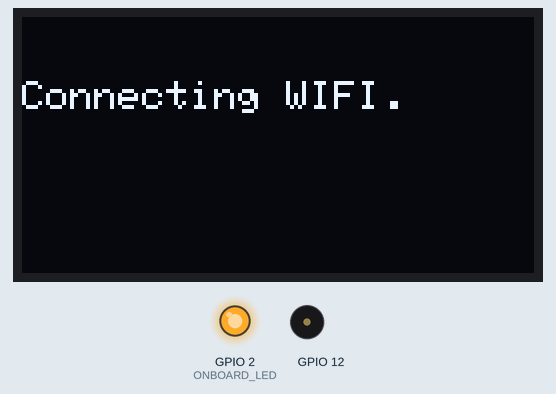
Recording of a sketch running on a simulated ESP32. Shown: 128×64 one-colour display, output pins drawn as LEDs (lit = HIGH), buzzer (waves = sounding). WiFi joins after 1.5 s; servers stay silent unless stated; the display library's start-up logo is not drawn; network time is answered at once with the bench clock; uploads are accepted with an empty reply; the local clock reads 2024-03-15 10:24:30 at power-on unless the sketch sets it; what the sketch prints to the serial monitor is not drawn.

Above: at 2.7 s.
At 3.8 s:
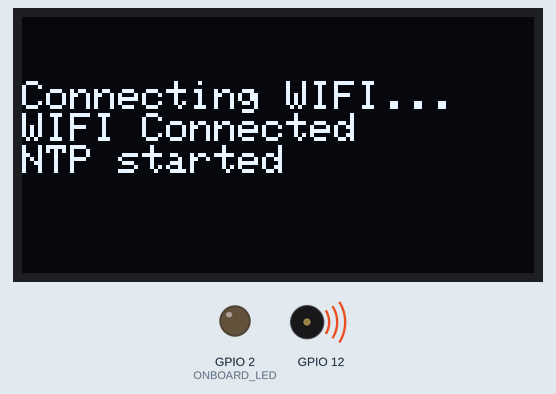
At 7.19 s:
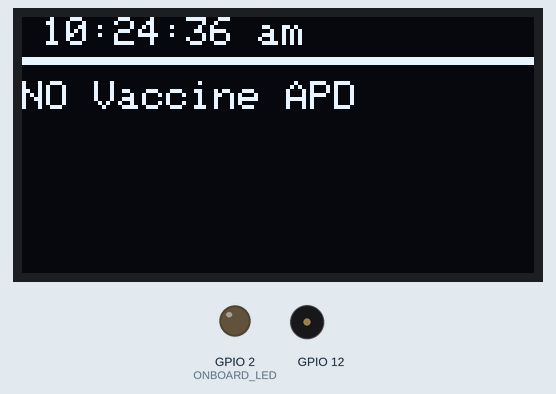
At 36.9 s:
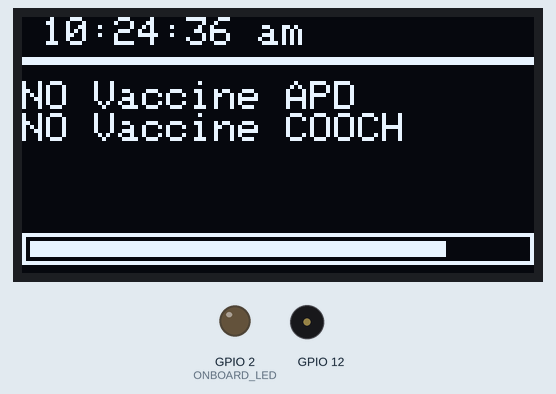
Timing chart, 0 to 38.4 s (numbered marks = the images above):
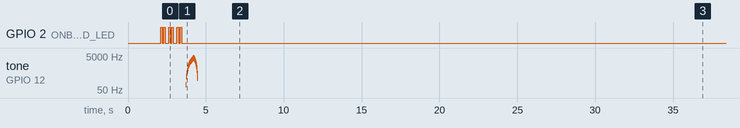

The sketch:

esp_sketch.ino
```cpp
#include <SPI.h>
#include <Wire.h>
#include <Adafruit_GFX.h>
#include <Adafruit_SSD1306.h>
#include <HTTPClient.h>
#include <WiFiUdp.h>
#include <NTPClient.h>
#include <Fonts/FreeSansBold12pt7b.h>
#include <Fonts/FreeMono9pt7b.h>
#include <Fonts/FreeSans12pt7b.h>
#include <Fonts/FreeSans24pt7b.h>
#include "Lato_Heavy_26.h"
#include "Chewy_Regular_45.h"
#include "Arduino_JSON.h"
#include <time.h>


#define CHECK_IN_EVERY_SECS 180


#define ONBOARD_LED 2


#define TOUCH_THRESHOLD 30
#define TOUCH1 4 // GPIO 4 for touch 1
#define TOUCH2 27 // GPIO 27 for touch 2


#define SCREEN_WIDTH 128
#define SCREEN_HEIGHT 64
#define OLED_RESET -1


#define ssid "Jui er net"
#define password "passwordbolbonaa"

String base_url= "https://cdn-api.co-vin.in/api/v2/appointment/sessions/public/calendarByDistrict";
#define APD_DIST_CODE 710
#define COOCH_DIST_CODE 783


bool VACCINE_AVAILABLE= false;

/*****************************
********* For sound **********
******************************/
int freq = 2000;
int channel = 0;
int resolution = 8;


Adafruit_SSD1306 display(SCREEN_WIDTH, SCREEN_HEIGHT, &Wire, OLED_RESET);

const long utcOffsetInSeconds = 19800;

WiFiUDP ntpUDP;
NTPClient timeClient(ntpUDP, "pool.ntp.org", utcOffsetInSeconds);


int date= 0, month= 0, year= 0;
int hours= 3, minutes= 0, seconds= 0;
char days[7][4]= {"SUN", "MON", "TUE", "WED", "THU", "FRI", "SAT"};
int today= 0;
char ampm[3]= "am";
time_t rawtime;
struct tm *ti;


void Time() {
  timeClient.update();

  time_t rawtime = timeClient.getEpochTime();
  ti = localtime (&rawtime);
  year= ti->tm_year + 1900;
  month= ti->tm_mon+1;
  date= ti->tm_mday;
  Serial.print(date);
  Serial.print("  ");
  Serial.print(month);
  Serial.print("  ");
  Serial.print(year);
  Serial.print("  \n");
}

String get_time() {
  timeClient.update();
  hours= timeClient.getHours()>12? timeClient.getHours()-12 : timeClient.getHours();
  minutes= timeClient.getMinutes();
  seconds= timeClient.getSeconds();
  ampm[0]= timeClient.getHours()>12? 'p' : 'a';
  return String(hours)+":"+String(minutes)+":"+String(seconds)+" "+String(ampm);
}

String get_date() {
  timeClient.update();
  time_t rawtime = timeClient.getEpochTime();
  ti = localtime (&rawtime);
  year= ti->tm_year + 1900;
  month= ti->tm_mon+1;
  date= ti->tm_mday;
  return String(date)+"-"+String(month)+"-"+String(year);
}

String make_url(String dist_code) {
  return base_url+"?district_id="+dist_code+"&date="+get_date();
}


/*******************************************
***** Show WARNING through onboard led *****
*******************************************/
void warn() {
  digitalWrite(ONBOARD_LED, HIGH);
  delay(100);
  digitalWrite(ONBOARD_LED, LOW);
  delay(100);
  digitalWrite(ONBOARD_LED, HIGH);
  delay(100);
  digitalWrite(ONBOARD_LED, LOW);
  delay(200);
}

/*******************************************
***** Show ERROR through onboard led *****
*******************************************/

void error() {
  while(1) {
    digitalWrite(ONBOARD_LED, HIGH);
    delay(500);
    digitalWrite(ONBOARD_LED, LOW);
    delay(100);
  }
}


int show_waiting_shift= 0;
void show_waiting(int clr= 0) {
  int x= SCREEN_WIDTH -10;
  int y= SCREEN_HEIGHT -10;

  int radius= 10;

  display.fillCircle(x, y, radius, BLACK);
  if(clr){
    show_waiting_shift=0;
    display.display();
    return;
  }

  for(int r=radius-show_waiting_shift; r>0; r-=5){
    display.drawCircle(x, y, r, WHITE);
  }
  show_waiting_shift = ++show_waiting_shift % 5;

  display.display();
}

void beep_weird() {
  ledcWriteTone(channel, 2000);
  delay(250);
  ledcWriteTone(channel, 1000);
  delay(200);
  ledcWriteTone(channel, 3000);
  delay(250);
  ledcWriteTone(channel, 700);
  delay(150);
  ledcWriteTone(channel, 2500);
  delay(150);
  ledcWriteTone(channel, 1500);
  delay(250);
  ledcWriteTone(channel, 400);
  delay(150);
  ledcWriteTone(channel, 1500);
  delay(200);

  ledcWriteTone(channel, 0);

}

void beep_check() {
  for(int i=100; i<4000; i+=200) {
    ledcWriteTone(channel, i);
    delay(25);
  }
  for(int i=4000; i>100; i-=250) {
    ledcWriteTone(channel, i);
    delay(15);
  }
  ledcWriteTone(channel, 0);
}

void contiuous_beep() {
  while(true) {
    display.fillRect(0, SCREEN_HEIGHT-15, SCREEN_WIDTH, 15, BLACK);
    display.fillRect(0, SCREEN_HEIGHT-15, SCREEN_WIDTH/2+2, 15, WHITE);
    display.display();
    for(int i=100; i<1000; i+=100) {
      ledcWriteTone(channel, i);
      delay(50);
    }
    display.fillRect(0, SCREEN_HEIGHT-15, SCREEN_WIDTH, 15, BLACK);
    display.fillRect(SCREEN_WIDTH/2-2, SCREEN_HEIGHT-15, SCREEN_WIDTH/2+2, 15, WHITE);
    display.display();
    for(int i=3000; i>2000; i-=100) {
      ledcWriteTone(channel, i);
      delay(50);
    }
  }
}


void check_vaccin_availablity(int dist_code) {
  if ((WiFi.status() == WL_CONNECTED)) {

    HTTPClient http;

    String url= make_url(String(dist_code));

    http.begin(url);
    int httpCode = http.GET();

    if (httpCode > 0) { //Check for the returning code

        String payload = http.getString();
//        Serial.println(httpCode);/
//        Serial.println(payload);/

          if(httpCode == 200) {
            JSONVar dat = JSON.parse(payload);

            if (JSON.typeof(dat) == "undefined") {
              Serial.println("Parsing data Failed");
              return;
            }

            if(!dat.hasOwnProperty("centers")){
              Serial.println("No centers field");
              return;
            }

            JSONVar centers_arr= dat["centers"];

            for(int center_id=0; center_id<centers_arr.length(); center_id++) {
              JSONVar center= centers_arr[center_id];


              if(!center.hasOwnProperty("sessions")) {
                Serial.println("No Sessions field");
                continue;
              }

              JSONVar sessions_arr= center["sessions"];

              for(int session_id=0; session_id<sessions_arr.length(); session_id++) {

                 JSONVar session= sessions_arr[session_id];

                 if(!session.hasOwnProperty("min_age_limit")) {
                  Serial.println("No min_age_limit field");
                  continue;
                }

                if(!session.hasOwnProperty("available_capacity_dose1")) {
                  Serial.println("No available_capacity_dose1 field");
                  continue;
                }

                int available_capacity_dose1= session["available_capacity_dose1"];
                int min_age_limit= session["min_age_limit"];

//                Serial.println(available_capacity_dose1);
//                Serial.println(min_age_limit);

                if(available_capacity_dose1 > 0 && min_age_limit <26) {
                  VACCINE_AVAILABLE= true;
                }

              }

            }

          }
          else {
            Serial.println("Got non-200 code...");
          }

      }

    else {
      Serial.println("Error on HTTP request");
    }

    http.end();
  }
}


void show_progressbar(int percent, int x= 0, int y= SCREEN_HEIGHT-10, int width= SCREEN_WIDTH) {
  display.fillRect(x, y+2, width, 4, BLACK);
  display.drawRect(x, y, width, 8, WHITE);
  display.fillRect(x+2, y+2, (width-4)*percent/100, 4, WHITE);
  display.display();
}


void setup() {

  Serial.begin(115200);
  pinMode(ONBOARD_LED,OUTPUT);
  delay(10);

  /**************************************
  ********* Set up display **************
  **************************************/

  if(!display.begin(SSD1306_SWITCHCAPVCC, 0x3C)) {
    Serial.println(F("SSD1306 allocation failed"));
    error();
  }
  display.display();
  delay(2000);
  display.clearDisplay();

  display.setTextSize(1);
  display.setTextColor(WHITE);

  /**************************************
  ********* Connect to WIFI *************
  **************************************/

  Serial.print("Connecting to ");
  Serial.println(ssid);

  WiFi.begin(ssid, password);

  display.setCursor(0,SCREEN_HEIGHT/4);
  display.print("Connecting WIFI");
  display.display();

  while(WiFi.status() != WL_CONNECTED) {
    warn();
    Serial.print(".");

    display.print(".");
    display.display();
  }
  display.println(" ");
  display.println("WIFI Connected");
  display.display();

  /*******************************************
  ********** Setup for NTP *******************
  *******************************************/

  timeClient.begin();

  display.println("NTP started");
  display.display();


  /*******************************************
  ********* Setup fTone PWM ******************
  *******************************************/

  ledcSetup(channel, freq, resolution);
  ledcAttachPin(12, channel);

  beep_check();


  /******************************************
  ********** END of setup *******************
  ******************************************/
  for(int i=0; i<30; i++) {
    show_waiting();
    delay(50);
  }
  show_waiting(1);


}

void loop() {
//  show_waiting(1);

//  display.fillRect(0,0,SCREEN_WIDTH, 10, WHITE);
//  display.clearDisplay();
  display.fillRect(0,0,SCREEN_WIDTH, SCREEN_HEIGHT-10, BLACK);
  display.drawRect(0, 10, SCREEN_WIDTH, 2, WHITE);
  display.setCursor(5,0);
  display.print(get_time());
  display.display();

  display.setCursor(0, SCREEN_HEIGHT/4);

  check_vaccin_availablity(APD_DIST_CODE);
  if(VACCINE_AVAILABLE) {
    display.println("Vaccine found APD");
    display.display();
    contiuous_beep();
  }
  else {
    display.println("NO Vaccine APD");
    display.display();
  }

  check_vaccin_availablity(COOCH_DIST_CODE);
  if(VACCINE_AVAILABLE) {
    display.println("Vaccine found COOCH");
    display.display();
    contiuous_beep();
  }
  else {
    display.println("NO Vaccine COOCH");
    display.display();
  }


  for(int i=0; i<=100; i+=10) {
    show_progressbar(i);
    delay(10);
  }
  for(int i=100; i>0; i--) {
    show_progressbar(i);
    delay(CHECK_IN_EVERY_SECS*10);
  }
}
```

Source omitted: y_Regular_45.h (data table, 41104 bytes), ato_Heavy_26.h (data table, 21404 bytes)
